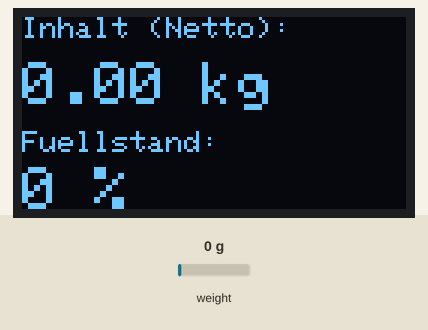
This sketch was run on a simulated ESP8266 (Wemos D1 mini). Shown: 128×64 one-colour display. The test bench sets the inputs (shaded band); at power-on: weight on the scale 0 g. EEPROM starts erased.

Above: at 2.6 s.

The sketch:

gaswaage.ino
```cpp
/*
 * PROJEKT: WLAN-Gaswaage
 * V2.4 (c) Fred Fiedler 2021
 * HARDWARE: Wemos D1 Mini (ESP8266), HX711, OLED 0.96" (I2C)
 * SENSOR: CZL601 Wägezelle (50 kg Nennlast, Parallel Beam)
 * * VERSCHALTUNG:
 * HX711 Modul:
 * - VCC  -> Wemos 5V
 * - GND  -> Wemos GND
 * - DT   -> Wemos D6
 * - SCK  -> Wemos D5
 * * Anschluss CZL601 an HX711:
 * - Rot   (Excitation+) -> E+
 * - Schwarz (Excitation-) -> E-
 * - Weiß  (Signal-)     -> A-
 * - Grün  (Signal+)     -> A+
 * * OLED Display (I2C):
 * - VCC  -> Wemos 3.3V
 * - GND  -> Wemos GND
 * - SDA  -> Wemos D2
 * - SCL  -> Wemos D1
 */

#include <ESP8266WiFi.h>
#include <ESP8266WebServer.h>
#include <EEPROM.h>
#include <Wire.h>
#include <Adafruit_GFX.h>
#include <Adafruit_SSD1306.h>
#include <HX711.h>

// --- Pin-Definitionen ---
const int HX711_DT = D6;
const int HX711_SCK = D5;

// --- OLED-Einstellungen ---
#define SCREEN_WIDTH 128
#define SCREEN_HEIGHT 64
#define OLED_RESET -1
Adafruit_SSD1306 display(SCREEN_WIDTH, SCREEN_HEIGHT, &Wire, OLED_RESET);

// --- Konstanten & Variablen ---
const float MAX_GAS_WEIGHT = 11.0; // hier das Füllgewicht der Gasflasche eintragen
const float CALIBRATION_FACTOR = -21500.0; // Kalibrierungswert für CZL601

HX711 scale;
ESP8266WebServer server(80);

float emptyWeight = 0.0;    // Gespeichertes Leergewicht
float currentWeight = 0.0;  // Aktuelle Messung (Brutto)
float netWeight = 0.0;      // Berechnetes Gasgewicht
int fillPercentage = 0;     // Füllstand in %

unsigned long previousMillis = 0;
const long interval = 2000;

// --- WLAN-Einstellungen ---
const char* ssid = "Gaswaage";
const char* password = "passwort"; // Standard-Passwort
IPAddress local_IP(192, 168, 8, 6); // IP-Adresse der Gaswaage
IPAddress gateway(192, 168, 8, 6);
IPAddress subnet(255, 255, 255, 0);

void handleRoot() {
  String html = "<!DOCTYPE html><html><head><meta charset='utf-8'>";
  html += "<meta name='viewport' content='width=device-width, initial-scale=1.0'>";
  html += "<title>Gaswaage</title>";
  html += "<style>body{font-family:Arial,sans-serif; margin:20px; text-align:center;} ";
  html += "input[type='text']{padding:10px; font-size:16px; width:80px;} ";
  html += "input[type='submit']{padding:10px 20px; font-size:16px; background-color:#4CAF50; color:white; border:none; border-radius:5px;} ";
  html += ".data{font-size:28px; font-weight:bold; color:#2c3e50;}</style></head><body>";

  html += "<h1>Gasflaschen-Status</h1>";
  html += "<p>Netto-Gasinhalt:</p>";
  html += "<p class='data'>" + String(netWeight, 2) + " kg</p>";
  html += "<p>Füllstand:</p>";
  html += "<p class='data'>" + String(fillPercentage) + " %</p>";

  html += "<hr><h2>Einstellungen</h2>";
  html += "<form action='/save' method='GET'>";
  html += "<p>Tara der Flasche (kg):</p>";
  html += "<input type='text' name='tara' value='" + String(emptyWeight, 2) + "' required><br><br>";
  html += "<input type='submit' value='Speichern'>";
  html += "</form>";
  html += "<p><small>Das Leergewicht findest Du eingestanzt am Flaschenkragen.</small></p>";
  html += "</body></html>";

  server.send(200, "text/html", html);
}

void handleSave() {
  if (server.hasArg("tara")) {
    String taraStr = server.arg("tara");
    taraStr.replace(",", ".");
    emptyWeight = taraStr.toFloat();

    EEPROM.put(0, emptyWeight);
    EEPROM.commit();
  }
  server.sendHeader("Location", "/");
  server.send(303);
}

void setup() {
  Serial.begin(115200);

  EEPROM.begin(512);
  EEPROM.get(0, emptyWeight);

  // Plausibilitätscheck nach erstem Start
  if(isnan(emptyWeight) || emptyWeight < 0 || emptyWeight > 60) {
    emptyWeight = 12.5; // Typischer Default-Wert für 11kg Flaschen
  }

  if(!display.begin(SSD1306_SWITCHCAPVCC, 0x3C)) {
    Serial.println("Display-Fehler");
  }
  display.clearDisplay();
  display.setTextColor(WHITE);

  scale.begin(HX711_DT, HX711_SCK);
  scale.set_scale(CALIBRATION_FACTOR);

  // Access Point mit Passwort
  WiFi.softAPConfig(local_IP, gateway, subnet);
  WiFi.softAP(ssid, password);

  server.on("/", handleRoot);
  server.on("/save", handleSave);
  server.begin();
}

void loop() {
  server.handleClient();

  unsigned long currentMillis = millis();
  if (currentMillis - previousMillis >= interval) {
    previousMillis = currentMillis;

    if (scale.is_ready()) {
      currentWeight = scale.get_units(5); // Mittelwert aus 5 Messungen

      netWeight = currentWeight - emptyWeight;
      if (netWeight < 0) netWeight = 0;

      fillPercentage = (netWeight / MAX_GAS_WEIGHT) * 100;
      if (fillPercentage > 100) fillPercentage = 100;
      if (fillPercentage < 0) fillPercentage = 0;

      display.clearDisplay();
      display.setTextSize(1);
      display.setCursor(0, 0);
      display.print("Inhalt (Netto):");

      display.setTextSize(2);
      display.setCursor(0, 15);
      display.print(netWeight, 2);
      display.print(" kg");

      display.setTextSize(1);
      display.setCursor(0, 38);
      display.print("Fuellstand:");

      display.setTextSize(2);
      display.setCursor(0, 50);
      display.print(fillPercentage);
      display.print(" %");

      display.display();
    }
  }
}
```
